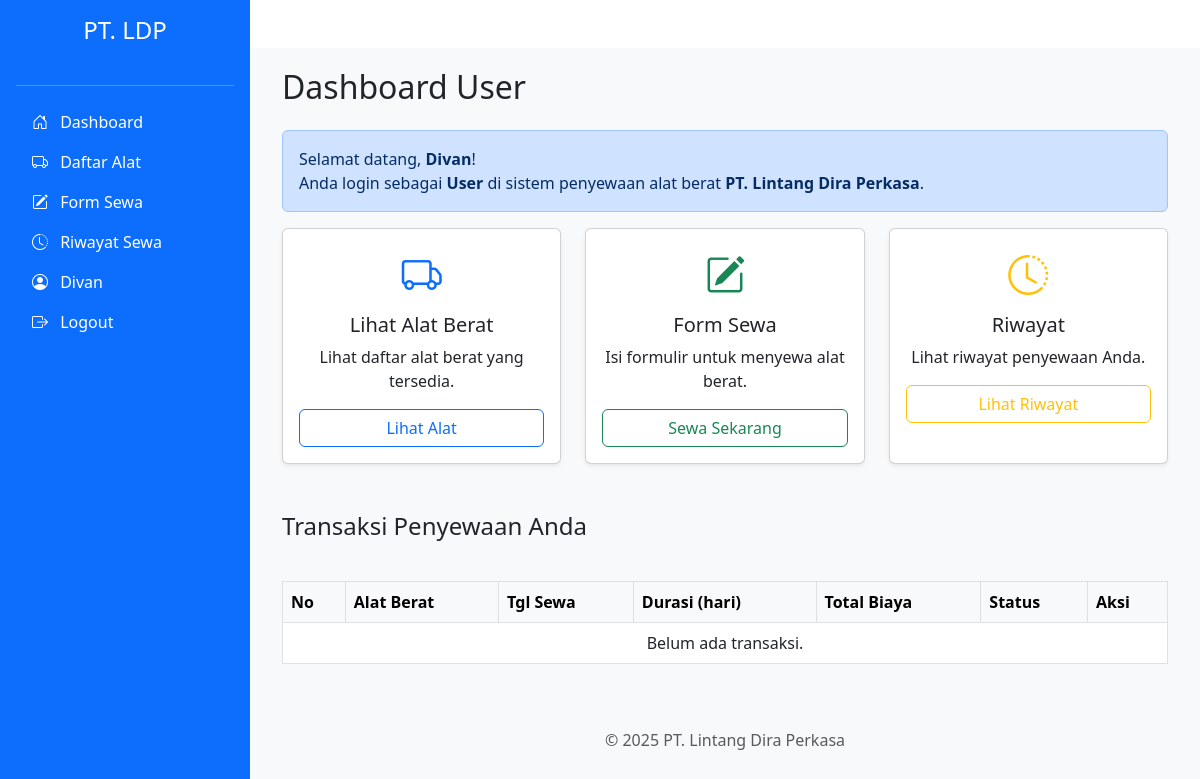
Page /dashboard_user.php (signed in) on the earlier database version.
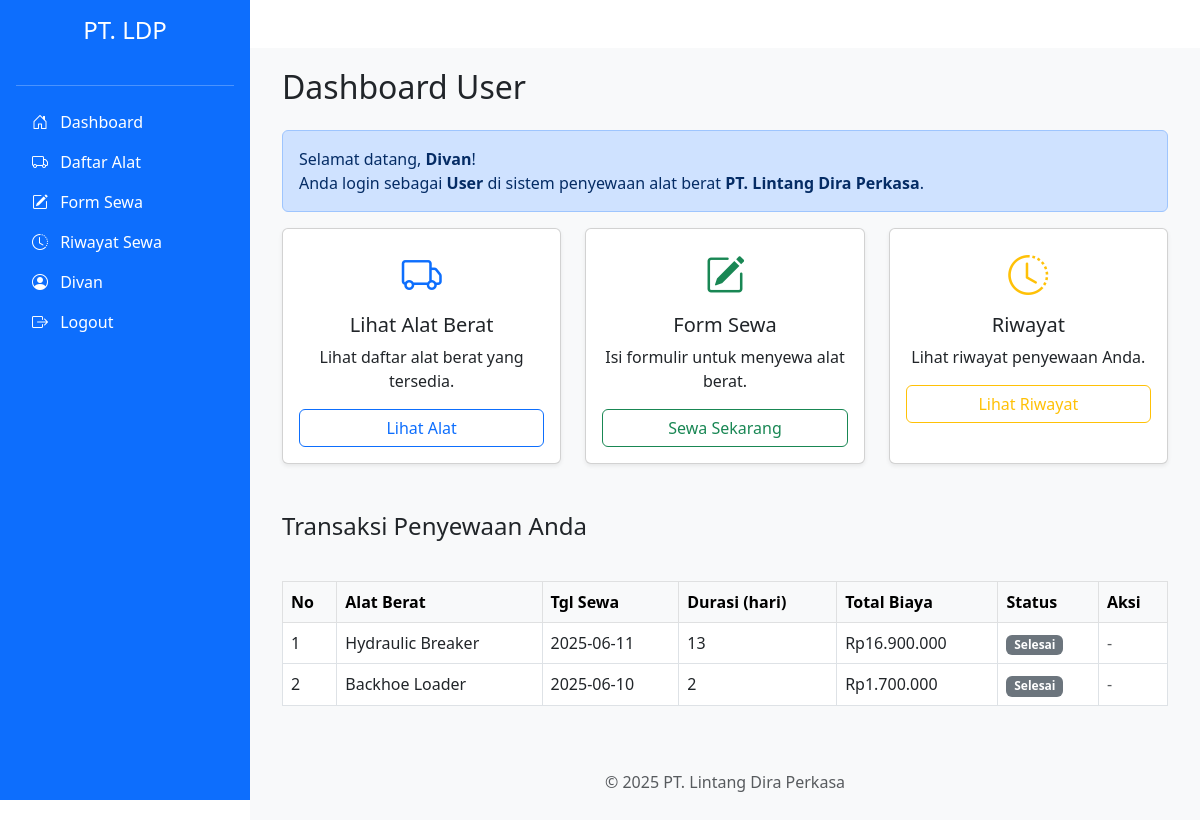
Same page on the later database version.
### tables this page shows
CREATE TABLE `transaksi` (
  `id` int NOT NULL,
  `id_user` int DEFAULT NULL,
  `id_alat` int DEFAULT NULL,
  `tanggal_sewa` date DEFAULT NULL,
  `durasi` int DEFAULT NULL,
  `total_biaya` int DEFAULT NULL,
  `status` enum('menunggu','disetujui','berjalan','selesai','ditolak') DEFAULT 'menunggu'
);

CREATE TABLE `alat_berat` (
  `id` int NOT NULL,
  `nama_alat` varchar(100) DEFAULT NULL,
  `jenis` varchar(50) DEFAULT NULL,
  `harga_per_hari` int DEFAULT NULL,
  `foto` varchar(255) DEFAULT NULL,
  `status` enum('tersedia','disewa') DEFAULT 'tersedia',
  `id_kategori` int DEFAULT NULL
);

### dashboard_user.php (the view, shortened to what the changed rows need)
<!DOCTYPE html>
<html lang="id">
<head>
    <link href="https://cdn.jsdelivr.net/npm/bootstrap@5.3.0/dist/css/bootstrap.min.css" rel="stylesheet">
    <link href="https://cdn.jsdelivr.net/npm/bootstrap-icons@1.10.5/font/bootstrap-icons.css" rel="stylesheet">
</head>
<body>
    <?php
    include "partials/sidebar.php"
    ?>
    <div class="content mt-5">
        <div class="container">
            <?php
            include "config/db.php";
            $id_user = $_SESSION['user_id'];
            $query = "SELECT t.*, a.nama_alat
          FROM transaksi t
          JOIN alat_berat a ON t.id_alat = a.id
          WHERE t.id_user = '$id_user'
          ORDER BY t.id DESC";
            $result = mysqli_query($conn, $query);
            ?>
            <h2 class="mb-4">Dashboard User</h2>
            <div class="row g-4">
                <div class="table-responsive">
                    <table class="table table-bordered table-hover">
                        <thead class="table-light">
                            <tr>
                                <th>No</th>
                                <th>Alat Berat</th>
                                <th>Tgl Sewa</th>
                                <th>Durasi (hari)</th>
                                <th>Total Biaya</th>
                                <th>Status</th>
                                <th>Aksi</th>
                            </tr>
                        </thead>
                        <tbody>
                            <?php if (mysqli_num_rows($result) > 0): ?>
                                <?php $no = 1;
                                while ($row = mysqli_fetch_assoc($result)): ?>
                                    <tr>
                                        <td><?= $no++ ?></td>
                                        <td><?= htmlspecialchars($row['nama_alat']) ?></td>
                                        <td><?= htmlspecialchars($row['tanggal_sewa']) ?></td>
                                        <td><?= $row['durasi'] ?></td>
                                        <td>Rp<?= number_format($row['total_biaya'], 0, ',', '.') ?></td>
                                        <td>
                                            <?php
                                            $status = $row['status'];
                                            $badge = 'secondary';
                                            ?>
                                            <span class="badge bg-<?= $badge ?>"><?= ucfirst($status) ?></span>
                                        </td>
                                        <td>
                                            <?php if ($status == 'disetujui'): ?>
                                                <a href="bayar.php?id=<?= $row['id'] ?>" class="btn btn-sm btn-primary">Bayar</a>
                                            <?php else: ?>
                                                <span class="text-muted">-</span>
                                            <?php endif; ?>
                                        </td>
                                    </tr>
                                <?php endwhile; ?>
                            <?php else: ?>
                                <tr>
                                    <td colspan="7" class="text-center">Belum ada transaksi.</td>
                                </tr>
                            <?php endif; ?>
                        </tbody>
                    </table>
                </div>
            </div>
        </div>
    </div>
</body>
</html>

Differences in the rows shown:
added transaksi: id_alat.nama_alat "Hydraulic Breaker", tanggal_sewa "2025-06-11", durasi "13", total_biaya "16.900.000", status "Selesai"
added transaksi: id_alat.nama_alat "Backhoe Loader", tanggal_sewa "2025-06-10", durasi "2", total_biaya "1.700.000", status "Selesai"
Other differences:
text no longer shown: "Belum ada transaksi."
